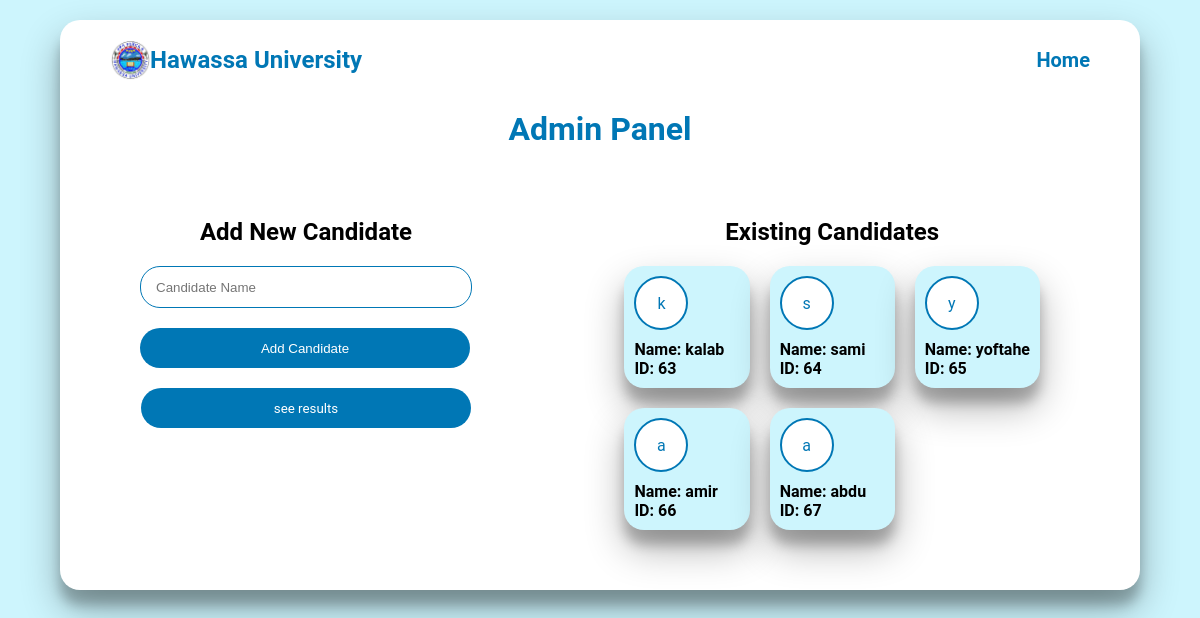
Page /admin_panel.php (signed in) on the committed database.
### tables this page shows
CREATE TABLE `candidates` (
  `id` int(11) NOT NULL,
  `name` text NOT NULL
);

### admin_panel.php (the view, shortened to what this page needs)
<?php
$conn = mysqli_connect("localhost", "root", "", "voting_system");
$sql = "SELECT * FROM candidates";
$result = mysqli_query($conn, $sql);
?>
<!DOCTYPE html>
<html>
<head>
    <link rel="stylesheet" href="admin_panel.css">
</head>
<body>
    <div class="panel">
        <div class="panel_h">
            <div class="panel_top">
                <img class="panel_logo" src="images/logo.png">
                <h2 class="panel_inner">Hawassa University</h2>
            </div>
            <div class="panel_home">
                <p><a href="logout.php">Home</a></p>
            </div>
        </div>
        <h1 class="panel_header">Admin Panel</h1>
        <div class="panel_body">
            <div class="add_candidate">
                <h2>Add New Candidate</h2>
                <form action="" method="POST">
                    <input type="text" name="name" placeholder="Candidate Name" required>
                    <button class="add_btn" type="submit">Add Candidate</button>
                </form>
                <button class="see_btn"><a href="result.php" class="b_link">see results</a></button>
            </div>
            <div class="display_candidate">
                <h2>Existing Candidates</h2>
                <div class="avatars">
                    <?php while ($row = mysqli_fetch_assoc($result)) { ?>
                        <div class="avatar">
                            <?php $f_name=$row['name']?>
                            <div class="i_candidate" ><?php echo $f_name[0]; ?></div>
                            <div class="avatar_info">
                                <p>Name: <?php echo $row['name']; ?></p>
                                <p>ID: <?php echo $row['id']; ?></p>
                            </div>
                        </div>
                    <?php } ?>
                </div>
            </div>
        </div>
    </div>
</body>
</html>

### admin_panel.css (style rules this page uses)
* { margin: 0; }
body { background-color: #CDF5FD; }
.panel { margin-top: 20px; margin-bottom: 20px; margin-left:5%; margin-right:5%; background-color: #ffffff; border-radius: 20px; padding: 20px 50px; font-family: 'Roboto', sans-serif; box-shadow: rgba(0, 0, 0, 0.3) 0px 19px 38px, rgba(0, 0, 0, 0.22) 0px 15px 12px; }
.panel_h { display: flex; align-items: center; justify-content: space-between; margin-bottom: 30px; }
.panel_top { display: flex; align-items: center; }
.panel_logo { height: 40px; width:40px; }
.panel_inner { color: #0077B5; }
.panel_home>p>a { color: #0077B5; font-size: 20px; text-decoration: none; font-weight: bold; }
.panel_header { text-align: center; color: #0077B5; margin-bottom: 50px; }
.panel_body { display: flex; justify-content:space-between; }
.add_candidate { padding:20px 30px; display: flex; flex-direction: column; align-items: center; }
form { display: flex; flex-direction: column; }
form>input { border: 1px solid #0077B5; width:300px; height: 40px; border-radius: 20px; padding: 0 15px; margin-top: 20px; outline-color: #0077B5; }
.add_btn { margin-top: 20px; border: none; width: 330px; height: 40px; background-color: #0077B5; border-radius: 20px; color: #ffffff; cursor: pointer; margin-bottom: 20px; }
.b_link { color: white; text-decoration: none; font-family: 'Roboto', sans-serif; }
.see_btn { border: none; background-color: #0077B5; border-radius: 28px; padding: 10px; cursor: pointer; width:330px; height: 40px; margin-bottom: 20px; }
.display_candidate { padding:20px 30px; display: flex; flex-direction: column; align-items: center; }
.i_candidate { border: 2px solid #0077B5; width:50px; height: 50px; border-radius: 50%; color: #0077B5; background: #ffffff; display: flex; align-items: center; justify-content: center; }
.avatars { display: grid; grid-template-columns: repeat(3,1fr); gap: 20px; margin:20px; }
.avatar { background-color: #CDF5FD; padding: 10px; border-radius: 20px; display: flex; flex-direction: column; gap: 10px; box-shadow: rgba(0, 0, 0, 0.3) 0px 19px 38px, rgba(0, 0, 0, 0.22) 0px 15px 12px; }
.avatar_info { font-weight: bold; color:black; }

### rows in the picture
candidates: name "k", name "kalab", id "63"
candidates: name "s", name "sami", id "64"
candidates: name "y", name "yoftahe", id "65"
candidates: name "a", name "amir", id "66"
candidates: name "a", name "abdu", id "67"
